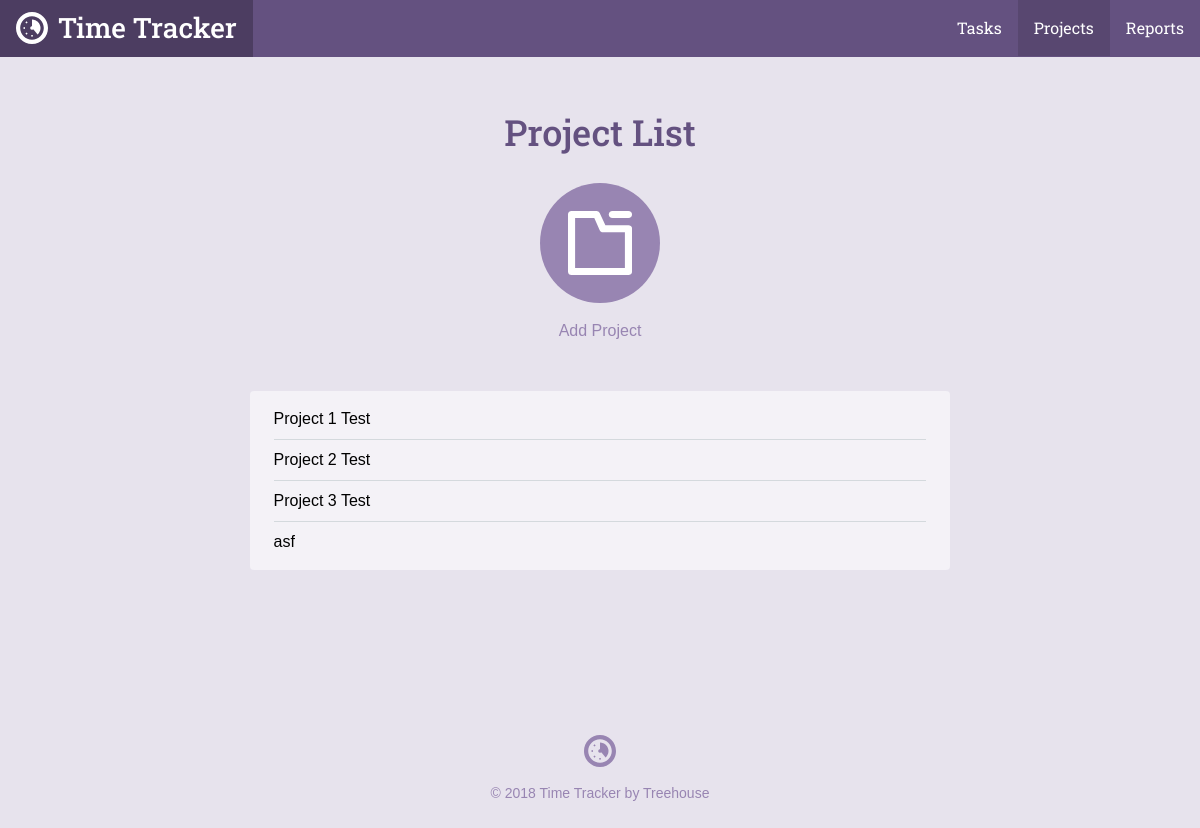
Page /project_list.php on the committed database.
### tables this page shows
CREATE TABLE `projects` (
	`project_id`	INTEGER PRIMARY KEY AUTOINCREMENT,
	`title`	TEXT NOT NULL,
	`category`	TEXT NOT NULL
);

### inc/functions.php (called while the page is built, shortened)
<?php
function getProjectList()
{
    include "connection.php";
    try {
        return $db->query('SELECT project_id, title, category FROM projects');
    } catch (Exception $e) {
        echo "Error: ".$e->getMessage()."<br/>";
        return [];
    }
}

### project_list.php (the view, shortened to what this page needs)
<?php
require 'inc/functions.php';
include 'inc/header.php';
?>
<div class="section catalog random">
    <div class="col-container page-container">
        <div class="col col-70-md col-60-lg col-center">
            <h1 class="actions-header">Project List</h1>
            <div class="actions-item">
                <a class="actions-link" href="project.php">
                <span class="actions-icon">
                  <svg viewbox="0 0 64 64"><use xlink:href="#project_icon"></use></svg>
                </span>
                Add Project
                </a>
            </div>
            <div class="form-container">
                <ul class="items">
                    <?php
                    foreach (getProjectList() as $item) {
                        echo "<li>". $item['title'] ."</li>";
                    }
                    ?>
                </ul>
            </div>
        </div>
    </div>
</div>
<?php include("inc/footer.php"); ?>

### css/style.css (style rules this page uses)
*,:after,:before { box-sizing:border-box }
html { font-family:sans-serif;-ms-text-size-adjust:100%;-webkit-text-size-adjust:100% }
body { margin:0 }
a { background-color:transparent }
h1 { font-size:2em;margin:.67em 0 }
svg:not(:root) { overflow:hidden }
html { font-size:100%;line-height:1.5;-webkit-tap-highlight-color:transparent }
body { font-size:1rem;font-family:"Gotham Rounded A","Gotham Rounded B","Helvetica",Helvetica,Arial,sans-serif;font-style:normal;font-weight:400 }
.col { float:left;width:100% }
.col-container:before,.col-container:after { content:" ";display:table }
.col-container:after { clear:both }
.col-center { float:none;margin:0 auto }
@media screen and (min-width: 680px) { .col-70-md { width:70% !important } }
@media screen and (min-width: 960px) { .col-60-lg { width:60% !important } }
h1,h2,h3,h4,h5,h6 { color:#40484a;display:block;font-weight:500;margin:0;text-rendering:optimizeLegibility }
h1 { font-size:2.25rem }
a { color:#3f8abf;cursor:pointer;transition:color 300ms 0s ease;text-decoration:none }
ul,ol { margin:0;padding:0 0 0 2rem }
body { background-color:#e7e3ed }
h1,h2,h3,h4,h5,h6 { color:#645180;font-family:"Roboto Slab", Helvetica, Arial, sans-serif }
.col-container { margin:0 auto;max-width:1200px }
.actions-header { margin-bottom:1.5rem }
.actions-item { margin:0 1.5rem }
@media screen and (min-width: 680px) { .actions-item { display:inline-block;float:left } }
.page-container .actions-item { float:none }
.actions-link { transition:color 200ms ease-in-out;color:#9885b2;display:block }
@media screen { .actions-link { margin-bottom:2rem } }
@media screen and (min-width: 680px) { .actions-link { margin-bottom:0 } }
.actions-icon { width:120px;height:120px;transition:background 200ms ease-in-out;display:block;background-color:#9885b2;border-radius:9999px }
@media screen { .actions-icon { margin-bottom:.5rem } }
@media screen and (min-width: 680px) { .actions-icon { margin-bottom:1rem } }
.actions-icon svg { width:64px;height:64px;margin-top:28px;fill:#fff;display:inline-block }
.page-container .actions-icon { margin-left:auto;margin-right:auto }
.page-container { text-align:center }
@media screen { .page-container { padding:1.5rem 1rem 0 1rem } }
@media screen and (min-width: 680px) { .page-container { padding-top:3rem } }
.form-container { background-color:#f4f2f7;border-radius:4px }
@media screen { .form-container { padding:.5rem 1.5rem;margin-top:.5rem;margin-bottom:1.5rem } }
@media screen and (min-width: 680px) { .form-container { padding:.5rem 1.5rem;margin-top:3rem;margin-bottom:0 } }
.items { list-style:none;overflow:hidden;padding:0;margin:0 }
.items li { position:relative;text-align:left;border-bottom:solid 1px #d4d9dd;padding-top:.5rem;padding-bottom:.5rem }
.items li:last-child { border-bottom:none !important }

### rows in the picture
projects: title "Project 1 Test"
projects: title "Project 2 Test"
projects: title "Project 3 Test"
projects: title "asf"
